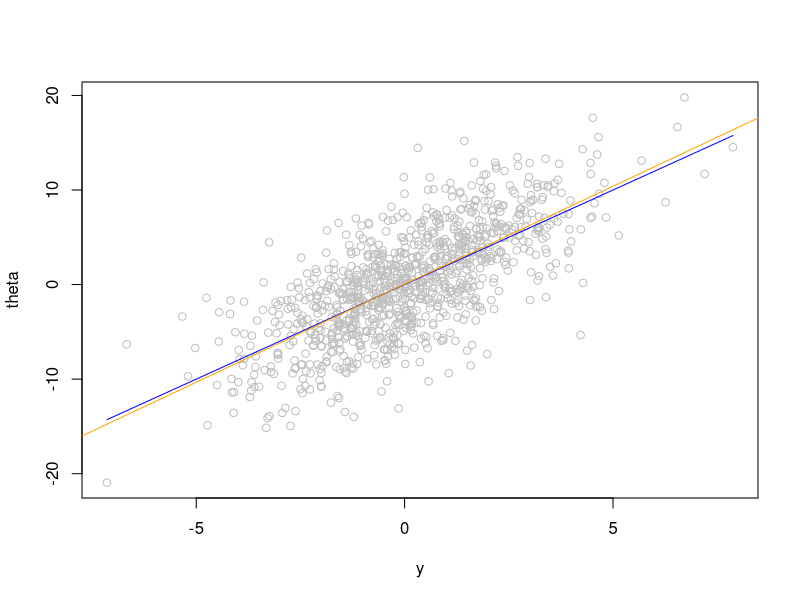
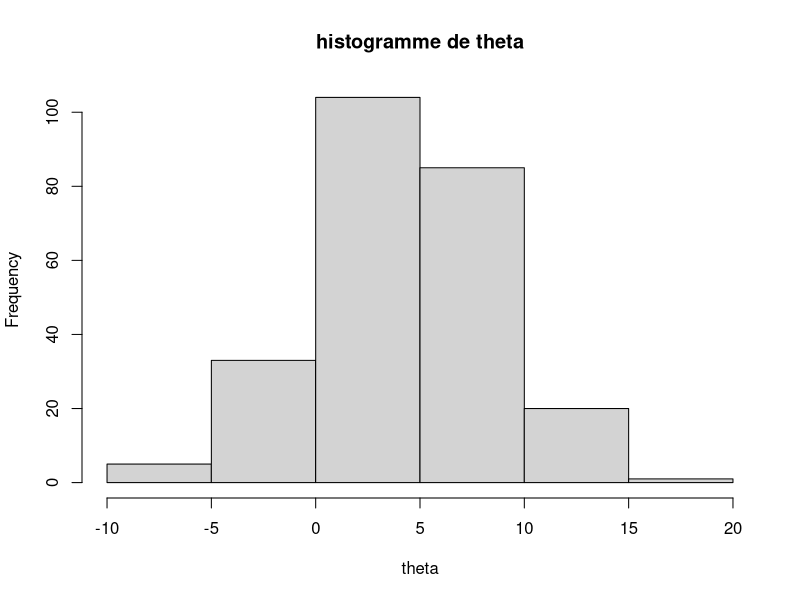
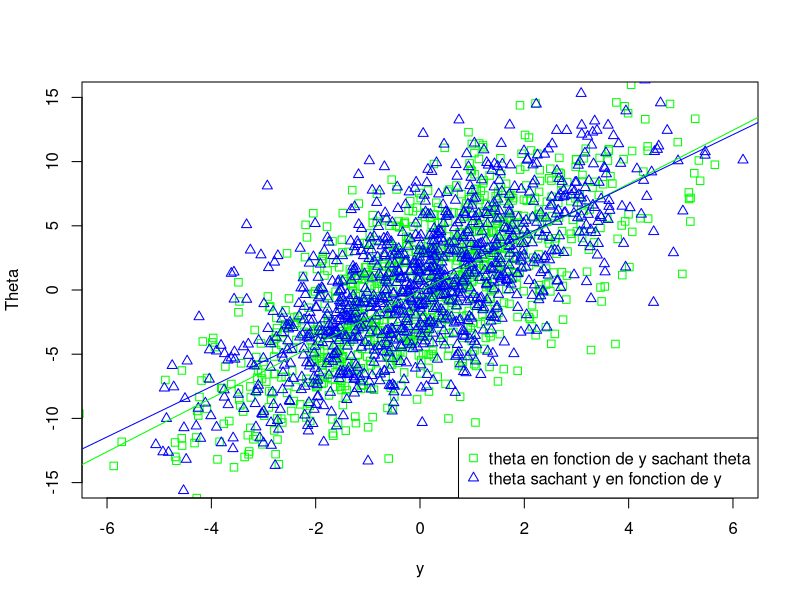
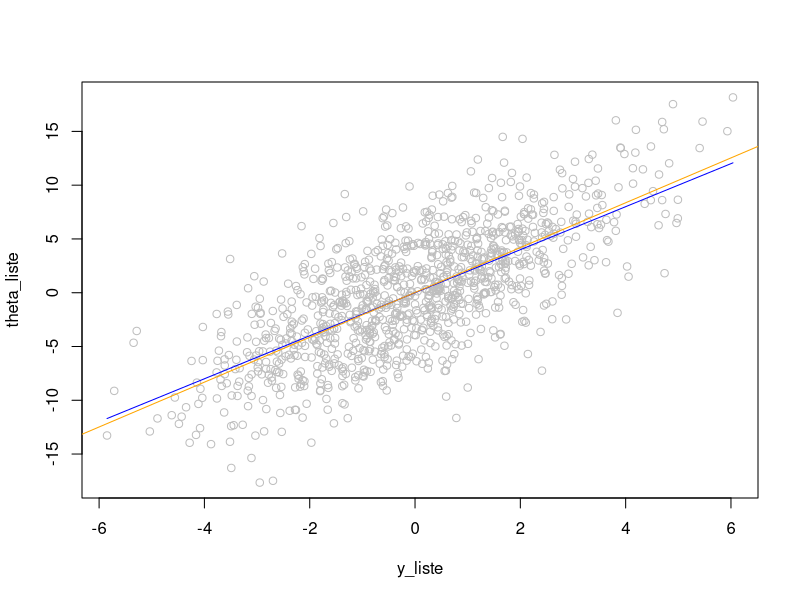

Generate these figures, in order, with R:
## ---- chunk 1
  
taille <- 1000

#On tire les thetas 
theta <- rnorm(taille, 0, 32) #je ne sais pas si il veut la variance ou l'ecart-type

#on tire les y sachant theta

y <- rnorm(taille, theta/4, 2)

## ---- chunk 2
  
taille <- 1000

#On tire les thetas 
theta <- rnorm(taille, 0, sqrt(32))

#on tire les y sachant theta

y <- rnorm(taille, theta/4, sqrt(2))

#on trace les points
plot(y, theta, col="grey")

#on trace la droite de l'espérance

curve(2*x, add=TRUE, col="blue")

#on trace la droite de la régression linéaire

abline(lm(theta ~ y), col="orange")
## ---- chunk 3
 
taille <- 100000

#On tire les thetas 
theta <- rnorm(taille, 0, sqrt(32))

#on tire les y sachant theta

y <- rnorm(taille, theta/4, sqrt(2))
ytheta <- data.frame(theta, y)
ytheta = ytheta[ytheta[,2] < 2.01 & ytheta[,2] > 1.99,]
length(ytheta)


## ---- chunk 4
hist(ytheta[,1], main = 'histogramme de theta', xlab = 'theta')
## ---- chunk 5
taille <- 1000

#On tire les thetas 
theta <- rnorm(taille, 0, sqrt(32)) #je ne sais pas si il veut la variance ou l'ecart-type

#on tire les y sachant theta

y_theta <- rnorm(taille, theta/4, sqrt(2))

#On tire les y²
y <- rnorm(taille, 0, sqrt(4)) #je ne sais pas si il veut la variance ou l'ecart-type

#on tire les thetas sachant y

theta_y <- rnorm(taille, 2*y, sqrt(16))


#on trace les deux nuages de points pour les comparer
plot(y_theta,theta,xlab="y",ylab="Theta",col="green",pch=0,xlim=c(-6,6),ylim=c(-15,15),cex=1)

points(y,theta_y,col="blue",pch=2,cex=1)
legend(x="bottomright", legend=c("theta en fonction de y sachant theta","theta sachant y en fonction de y"), col=c("green","blue"), pch=c(0,2))

#on trace les droites de régressions linéaires

abline(lm(theta ~ y_theta), col="green")
abline(lm(theta_y ~ y), col="blue")

## ---- chunk 6

theta_t = 0
t = 1100
y_liste = c()
theta_liste = c()

while (t > 0) {
  y_t = rnorm(1, theta_t/4, sqrt(2))
  theta_t = rnorm(1, 2*y_t, sqrt(16))
  y_liste = c(y_liste, y_t)
  theta_liste = c(theta_liste, theta_t)
  t = t-1
  }

ytheta= data.frame(y_liste, theta_liste)
ytheta = tail(ytheta, 1000)

#on trace les points
plot(y_liste, theta_liste, col="grey")

#on trace la droite de l'espérance

curve(2*x, add=TRUE, col="blue")

#on trace la droite de la régression linéaire

abline(lm(theta_liste ~ y_liste), col="orange")
